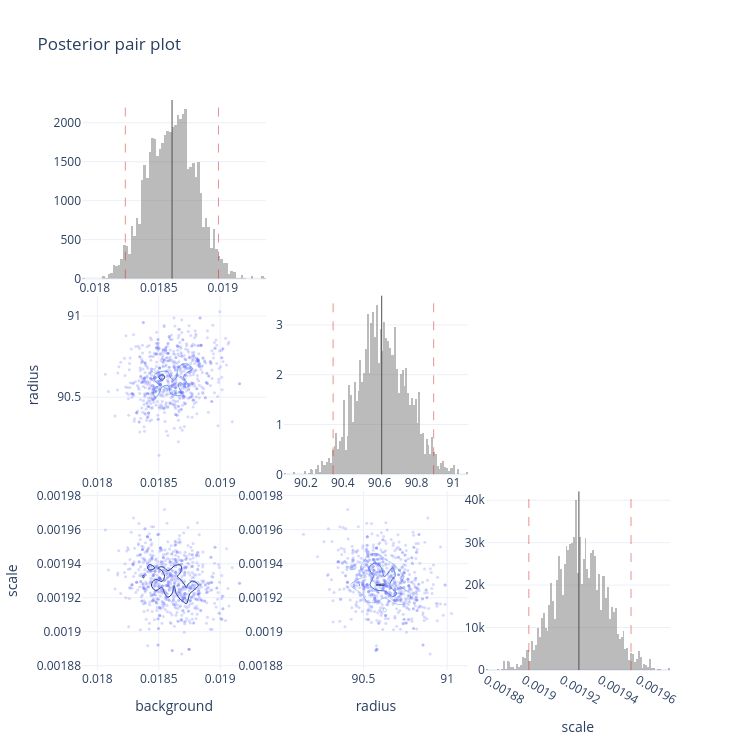

The code cell stored with this chart in its notebook:
### Markdown cell above
Finally, we can look at the output of `DREAM` with a variety of plots:

i. A 'corner' plot showing a grid of parameter distribution from the Bayesian multi-parameter analysis.
ii. A marginal posterior plot showing the probability distribution for a single, chosen parameter.
iii. A Bayesian posterior predictive 95% credible band plot, which displays the model's predicted outcomes over a range of inputs (shaded region may be invisible depending on constraints)
iv. A parameter heatmap

### Code cell
print('\nGenerating posterior pair (corner) plot...')
fitter.plot_posterior_pairs()

### Figure 1 — Plotly figure (JSON) as saved in the notebook; plotly's stock layout.template omitted (floating-point values rounded to 4 significant figures; data arrays with more than 128 entries replaced by an {"elided": "..."} marker saying what was removed)
{"data": [{"histnorm": "probability density", "marker": {"color": "rgba(120, 120, 120, 0.5)"}, "name": "Marginal density", "showlegend": false, "type": "histogram", "x": {"elided": "8130 float values"}, "xaxis": "x", "yaxis": "y"}, {"marker": {"color": "rgba(99, 110, 250, 0.25)", "size": 3}, "mode": "markers", "showlegend": false, "type": "scatter", "x": {"elided": "750 float values"}, "xaxis": "x4", "y": {"elided": "750 float values"}, "yaxis": "y4"}, {"colorscale": [[0, "rgb(247,251,255)"], [0.125, "rgb(222,235,247)"], [0.25, "rgb(198,219,239)"], [0.375, "rgb(158,202,225)"], [0.5, "rgb(107,174,214)"], [0.625, "rgb(66,146,198)"], [0.75, "rgb(33,113,181)"], [0.875, "rgb(8,81,156)"], [1, "rgb(8,48,107)"]], "contours": {"coloring": "lines"}, "line": {"width": 1}, "ncontours": 6, "showlegend": false, "showscale": false, "type": "histogram2dcontour", "x": {"elided": "8130 float values"}, "xaxis": "x4", "y": {"elided": "8130 float values"}, "yaxis": "y4"}, {"histnorm": "probability density", "marker": {"color": "rgba(120, 120, 120, 0.5)"}, "name": "Marginal density", "showlegend": false, "type": "histogram", "x": {"elided": "8130 float values"}, "xaxis": "x5", "yaxis": "y5"}, {"marker": {"color": "rgba(99, 110, 250, 0.25)", "size": 3}, "mode": "markers", "showlegend": false, "type": "scatter", "x": {"elided": "750 float values"}, "xaxis": "x7", "y": {"elided": "750 float values"}, "yaxis": "y7"}, {"colorscale": [[0, "rgb(247,251,255)"], [0.125, "rgb(222,235,247)"], [0.25, "rgb(198,219,239)"], [0.375, "rgb(158,202,225)"], [0.5, "rgb(107,174,214)"], [0.625, "rgb(66,146,198)"], [0.75, "rgb(33,113,181)"], [0.875, "rgb(8,81,156)"], [1, "rgb(8,48,107)"]], "contours": {"coloring": "lines"}, "line": {"width": 1}, "ncontours": 6, "showlegend": false, "showscale": false, "type": "histogram2dcontour", "x": {"elided": "8130 float values"}, "xaxis": "x7", "y": {"elided": "8130 float values"}, "yaxis": "y7"}, {"marker": {"color": "rgba(99, 110, 250, 0.25)", "size": 3}, "mode": "markers", "showlegend": false, "type": "scatter", "x": {"elided": "750 float values"}, "xaxis": "x8", "y": {"elided": "750 float values"}, "yaxis": "y8"}, {"colorscale": [[0, "rgb(247,251,255)"], [0.125, "rgb(222,235,247)"], [0.25, "rgb(198,219,239)"], [0.375, "rgb(158,202,225)"], [0.5, "rgb(107,174,214)"], [0.625, "rgb(66,146,198)"], [0.75, "rgb(33,113,181)"], [0.875, "rgb(8,81,156)"], [1, "rgb(8,48,107)"]], "contours": {"coloring": "lines"}, "line": {"width": 1}, "ncontours": 6, "showlegend": false, "showscale": false, "type": "histogram2dcontour", "x": {"elided": "8130 float values"}, "xaxis": "x8", "y": {"elided": "8130 float values"}, "yaxis": "y8"}, {"histnorm": "probability density", "marker": {"color": "rgba(120, 120, 120, 0.5)"}, "name": "Marginal density", "showlegend": false, "type": "histogram", "x": {"elided": "8130 float values"}, "xaxis": "x9", "yaxis": "y9"}], "layout": {"height": 750, "shapes": [{"line": {"color": "rgb(80, 80, 80)", "width": 1}, "type": "line", "x0": 0.0186, "x1": 0.0186, "xref": "x", "y0": 0, "y1": 1, "yref": "y domain"}, {"line": {"color": "rgba(214, 39, 40, 0.5)", "dash": "dash", "width": 1}, "type": "line", "x0": 0.01824, "x1": 0.01824, "xref": "x", "y0": 0, "y1": 1, "yref": "y domain"}, {"line": {"color": "rgba(214, 39, 40, 0.5)", "dash": "dash", "width": 1}, "type": "line", "x0": 0.01897, "x1": 0.01897, "xref": "x", "y0": 0, "y1": 1, "yref": "y domain"}, {"line": {"color": "rgb(80, 80, 80)", "width": 1}, "type": "line", "x0": 90.61, "x1": 90.61, "xref": "x5", "y0": 0, "y1": 1, "yref": "y5 domain"}, {"line": {"color": "rgba(214, 39, 40, 0.5)", "dash": "dash", "width": 1}, "type": "line", "x0": 90.35, "x1": 90.35, "xref": "x5", "y0": 0, "y1": 1, "yref": "y5 domain"}, {"line": {"color": "rgba(214, 39, 40, 0.5)", "dash": "dash", "width": 1}, "type": "line", "x0": 90.89, "x1": 90.89, "xref": "x5", "y0": 0, "y1": 1, "yref": "y5 domain"}, {"line": {"color": "rgb(80, 80, 80)", "width": 1}, "type": "line", "x0": 0.001929, "x1": 0.001929, "xref": "x9", "y0": 0, "y1": 1, "yref": "y9 domain"}, {"line": {"color": "rgba(214, 39, 40, 0.5)", "dash": "dash", "width": 1}, "type": "line", "x0": 0.001903, "x1": 0.001903, "xref": "x9", "y0": 0, "y1": 1, "yref": "y9 domain"}, {"line": {"color": "rgba(214, 39, 40, 0.5)", "dash": "dash", "width": 1}, "type": "line", "x0": 0.001956, "x1": 0.001956, "xref": "x9", "y0": 0, "y1": 1, "yref": "y9 domain"}], "showlegend": false, "title": {"text": "Posterior pair plot"}, "width": 750, "xaxis": {"anchor": "y", "domain": [0, 0.3133]}, "xaxis2": {"anchor": "y2", "domain": [0.3433, 0.6567]}, "xaxis3": {"anchor": "y3", "domain": [0.6867, 1.0]}, "xaxis4": {"anchor": "y4", "domain": [0, 0.3133]}, "xaxis5": {"anchor": "y5", "domain": [0.3433, 0.6567]}, "xaxis6": {"anchor": "y6", "domain": [0.6867, 1.0]}, "xaxis7": {"anchor": "y7", "domain": [0, 0.3133], "title": {"text": "background"}}, "xaxis8": {"anchor": "y8", "domain": [0.3433, 0.6567], "title": {"text": "radius"}}, "xaxis9": {"anchor": "y9", "domain": [0.6867, 1.0], "title": {"text": "scale"}}, "yaxis": {"anchor": "x", "domain": [0.6867, 1.0]}, "yaxis2": {"anchor": "x2", "domain": [0.6867, 1.0]}, "yaxis3": {"anchor": "x3", "domain": [0.6867, 1.0]}, "yaxis4": {"anchor": "x4", "domain": [0.3433, 0.6567], "title": {"text": "radius"}}, "yaxis5": {"anchor": "x5", "domain": [0.3433, 0.6567]}, "yaxis6": {"anchor": "x6", "domain": [0.3433, 0.6567]}, "yaxis7": {"anchor": "x7", "domain": [0, 0.3133], "title": {"text": "scale"}}, "yaxis8": {"anchor": "x8", "domain": [0, 0.3133]}, "yaxis9": {"anchor": "x9", "domain": [0, 0.3133]}}}
